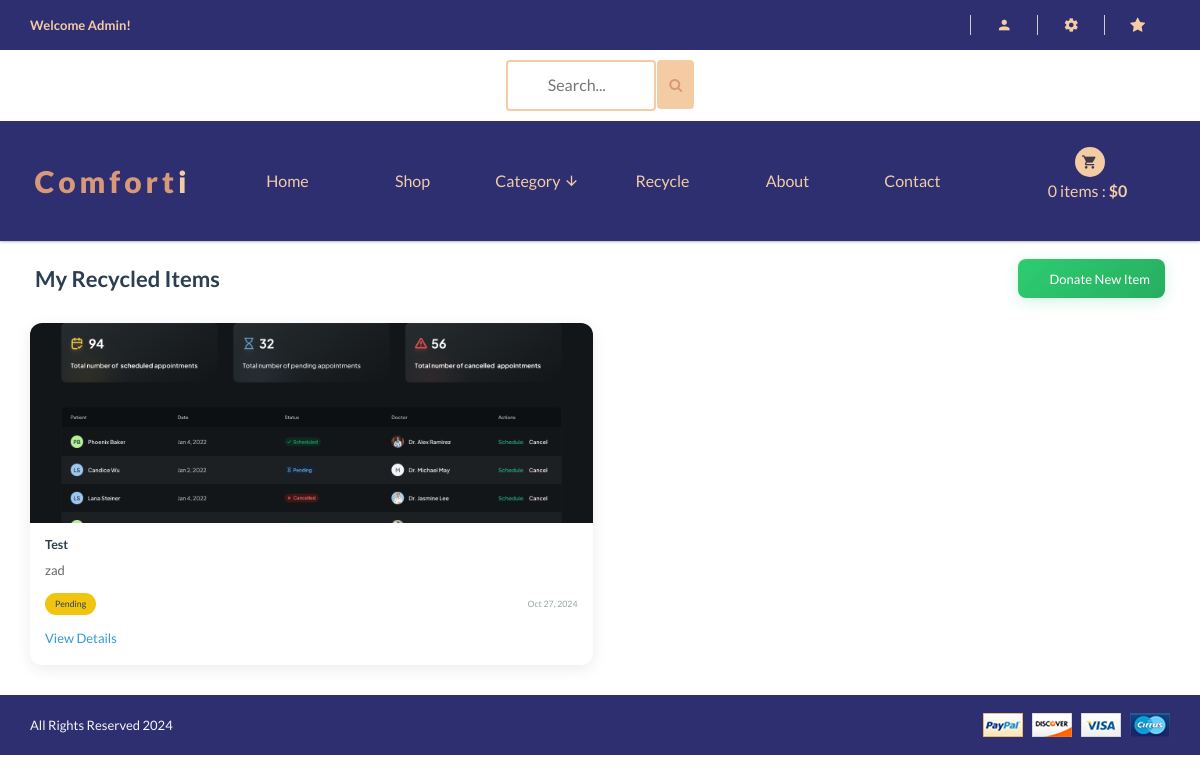
The page /recycle/my-items/ (signed in) on the database as committed earlier.
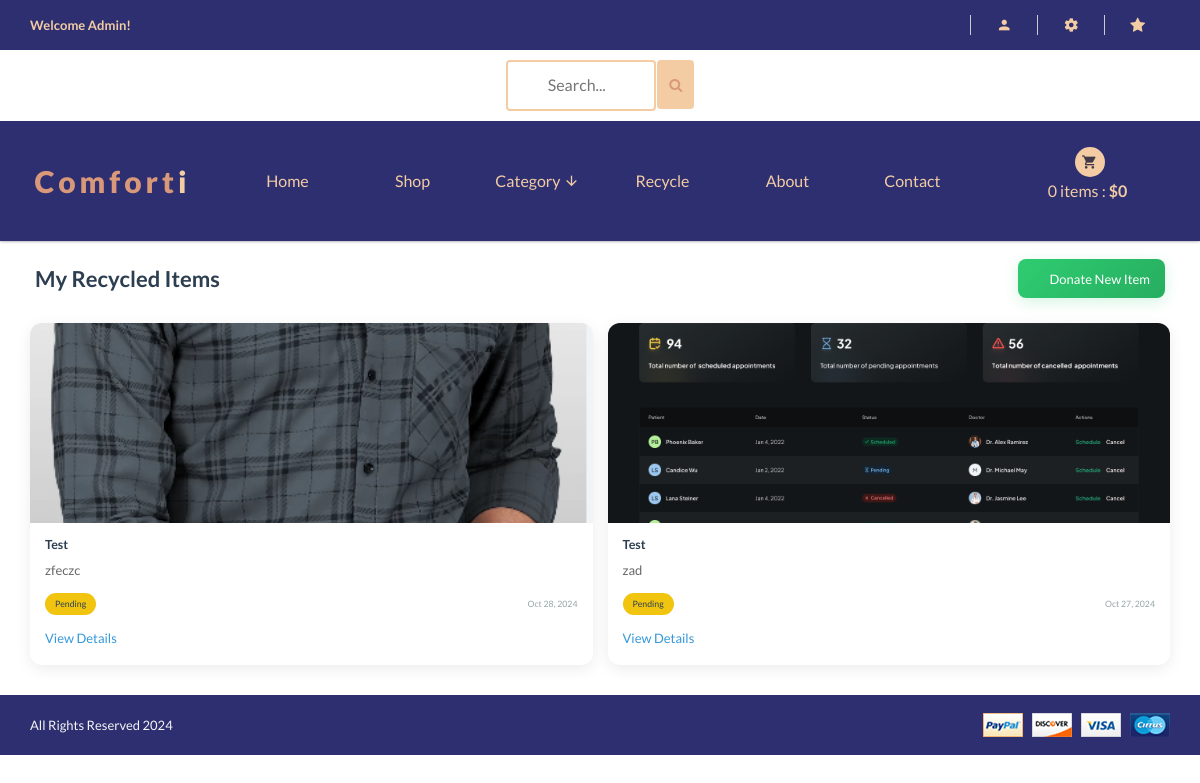
The same page on the database as committed later.
### recycle/models.py (models this page shows, shortened)
class RecycledItem(models.Model):
    user = models.ForeignKey(Account, on_delete=models.CASCADE)
    name = models.CharField(max_length=100)
    description = models.TextField(max_length=300, blank=True)
    drop_point = models.ForeignKey(DropPoint, on_delete=models.CASCADE)
    status_choices = (
        ('pending', 'Pending'),
        ('confirmed', 'Confirmed'),
        ('declined', 'Declined'),
    )
    status = models.CharField(max_length=10, choices=status_choices, default='pending')
    image = models.ImageField(upload_to='recycled_items', blank=True)
    created_at = models.DateTimeField(auto_now_add=True)
    updated_at = models.DateTimeField(auto_now=True)
    class Meta:
        verbose_name = 'Recycled Item'
        verbose_name_plural = 'Recycled Items'
        ordering = ['-created_at']
    def get_recycled_item_details_url(self):
        return reverse('recycle:recycled_item_details', args=[self.id])
    def get_status_display(self):
        return dict(self.status_choices).get(self.status)

### recycle/views.py (the view)
# urls.py: path('my-items/', views.my_recycled_items, name='my_recycled_items'),
@login_required
def my_recycled_items(request):
    items_list = RecycledItem.objects.filter(user=request.user).order_by('-created_at')
    paginator = Paginator(items_list, 9)  # Show 9 items per page
    page = request.GET.get('page')
    try:
        items = paginator.page(page)
    except PageNotAnInteger:
        items = paginator.page(1)
    except EmptyPage:
        items = paginator.page(paginator.num_pages)
    context = {
        'recycled_items': items,
    }
    return render(request, 'shop/recycle/my_recycled_items.html', context)

### shop/context_processors.py (called while the page is built)
def category_list(request):
    return {
        'categories' : Category.objects.all(),
    }

### shop/models.py (called while the page is built)
    def get_category_slug_url(self):
        return reverse('shop:categries', args=[self.slug])

### templates/shop/recycle/my_recycled_items.html (shortened to what this page needs)
{% extends 'base.html' %}
{% load static %}
{% block content %}
<div class="container py-5">
    <div class="header-section">
        <h1 class="main-title">My Recycled Items</h1>
        <a href="{% url 'recycle:donate_item' %}" class="donate-btn">
            <i class="fas fa-plus-circle"></i>
            Donate New Item
        </a>
    </div>
    {% if recycled_items %}
        <div class="items-grid">
            {% for item in recycled_items %}
                <div class="item-card">
                    <div class="recycle-card">
                        {% if item.image %}
                            <div class="card-image-container">
                                <img src="{{ item.image.url }}" alt="{{ item.name }}">
                            </div>
                        {% endif %}
                        <div class="card-content">
                            <h5 class="item-title">{{ item.name }}</h5>
                            <p class="item-description">{{ item.description|truncatewords:20 }}</p>
                            <div class="item-meta">
                                <span class="status-badge status-{{ item.status }}">
                                    {{ item.get_status_display }}
                                </span>
                                <span class="date-info">{{ item.created_at|date:"M d, Y" }}</span>
                            </div>
                            <a href="{{ item.get_recycled_item_details_url }}" class="details-link">
                                View Details
                                <i class="fas fa-arrow-right"></i>
                            </a>
                        </div>
                    </div>
                </div>
            {% endfor %}
        </div>
    {% endif %}
</div>
{% endblock %}

Rows that differ between the two databases and show on the page:
added RecycledItem: image (picture), name "Test", description "zfeczc", status "Pending", created_at "Oct 28, 2024"
